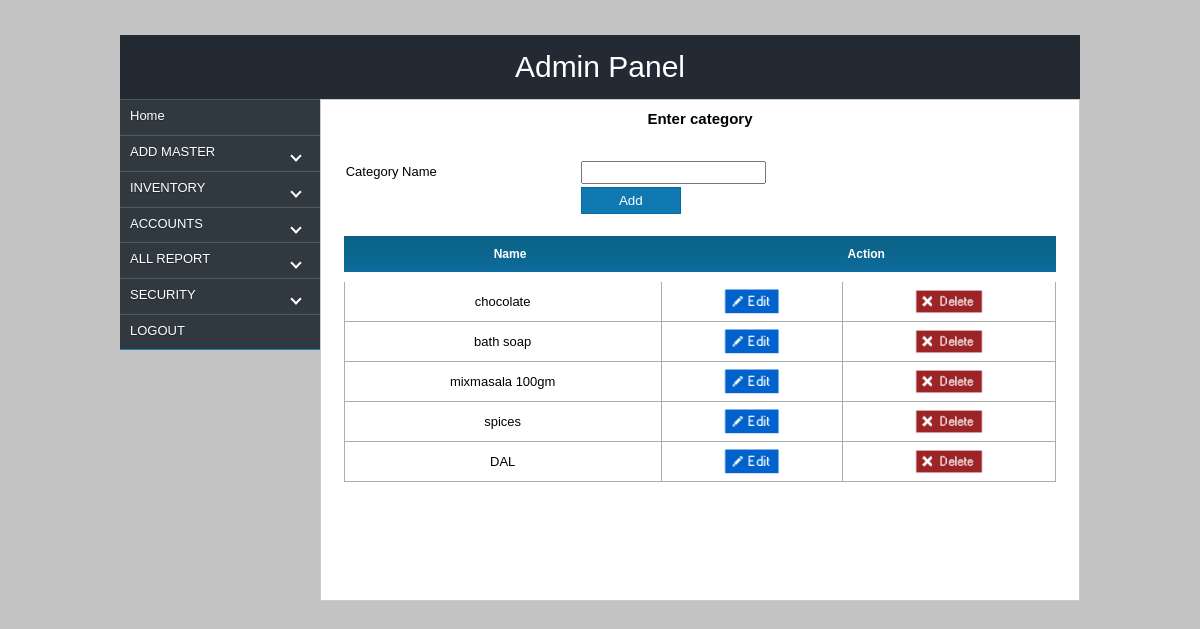
Screenshot of /admin/addcategory.php (signed in) with the database file from the repository.
### tables this page shows
CREATE TABLE IF NOT EXISTS `category` (
  `id` int(11) NOT NULL AUTO_INCREMENT,
  `cat_name` varchar(300) NOT NULL,
  PRIMARY KEY (`id`)
);

### admin/addcategory.php (the view, shortened to what this page needs)
<?php
if(!$_SESSION['user'])
{
header("location:../index.php");
}
else
{
 ?>
<html>
<head>
<link href="css/style.css" rel="stylesheet"  type="text/css"/>
</head>
<body onLoad="select()">
    <div id="wrapper">
       <div id="header">Admin Panel</div>
	   <div id="con">
         <div id="container" style="font-size: 10px;">
            <div id="lcontainer">
                <?php include_once('menu.php');?>
            </div>
            <div id="rcontainer" align="middle">
                <div class="content2">
				<h3>Enter category</h3>
				</div>
				<div class="content3">
				    <form name="f" action="insert_category.php" method="post" enctype="multipart/form-data">
				    <table class="table">
					<tr>
					    <td>Category Name</td>
					    <td><input type="text" name="name" id="name" required class="text"/></td>
					</tr>
					<tr>
					    <td>&nbsp;</td>
					    <td><input type="submit" name="submit" value="Add" class="btn"/></td>
					</tr>
				    </table>
				    </form>
				    <table class="table" cellpadding="0" cellspacing="0" style="line-height:3;">
					<tr style="background:url(image/yellow.png); color:#fff; height:25px; font-size:12px;">
					    <th>Name</th>
					    <th colspan="2">Action</th>
					</tr>
					</table>
				    <div id="content2" style="height:220px; overflow:auto; overflow-x:hidden; background:none; padding-top:0px; padding-bottom:0px;">
				       <table class="table" cellspacing="0" cellpadding="0" style="line-height:3; margin-top:0px; " >
					<?php
					$fet=mysql_query("select * from `category`");
					while($res=mysql_fetch_array($fet)){
					?>
					<tr>
					    <td class="td"><?php echo $res['cat_name'];?></td>
					    <td class="td"><a href="edit_category.php?id=<?php echo $res['id'];?>"><img src="image/edit.png" width="60"></a></td>
					    <td onClick="delete_data(<?php echo $res['id']; ?>)" class="td" style="border-right:1px solid #adadad;"><img src="image/delete.png" width="70"></td>
					</tr><?php }?>
				       </table>
				    </div>
				</div>
         </div>
        </div>
	</div>
    </div>
</body>
</html>
 <?php
 }
 ?>

### admin/css/style.css (style rules this page uses)
* { margin:0px; padding:0px; }
body { background:url('../image/yllw.jpg') no-repeat; background-size:100% 100%; background:#c3c3c3; }
#wrapper { width:960px;margin:0 auto; margin-top:35px; }
#header { width:930px; height:auto; padding:15px; background:rgba(255,255,255,0.5); text-align: center; font-family: fantasy; font-family:arial;font-size:30px; background:#333; color:#fff; background:#242a34; }
#con { width:100%; height:auto; float:left; margin-bottom:20px; }
#container { width:960px; margin:auto; background:#fff; }
#lcontainer { width:200px; float: left; height:auto; background:rgba(255,255,225,0.5); }
#rcontainer { width:758px; float:left; min-height:500px;height:auto; background:#fff; border:1px solid #ccc; }
.table { font-family:arial; font-size:13px; width:400px; height:0px; margin-top:20px; margin-bottom:10px; line-height:2; width:100%; }
h3 { font-family:arial; font-size:15px; width:300px; }
.text { padding:2px; }
.td { border-left:1px solid #adadad; border-bottom:1px solid #adadad; text-align:center; }
.btn { width:60px; padding:2px; }

### admin/styles.css (style rules this page uses)
.content2 { width:90%; height:auto; float:left; font-family:arial; font-size:14px; margin-top:10px; margin-left:5%; }
.content3 { width:94%; height:auto; float:left; margin-top:10px; font-family:arial; margin-left:3%; }
.btn { width:100px; height:auto; float:left; padding:5px; background:#1079b1; border:none; color:#fff; text-align:center; font-family:Arial, Helvetica, sans-serif; border:1px solid #066a9f; }

### rows the page displays
category: cat_name "chocolate"
category: cat_name "bath soap"
category: cat_name "mixmasala 100gm"
category: cat_name "spices"
category: cat_name "DAL"
